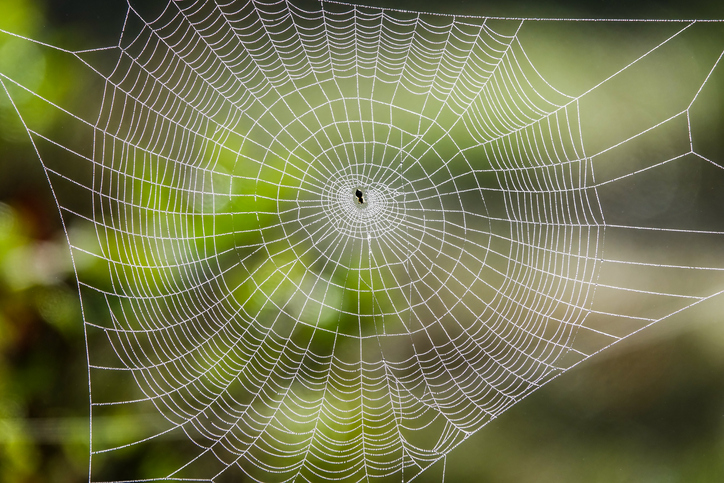
#> input picture TP2/img/tela2.jpg, 724 x 483 px
$ jupyter execute TP2-Bonus.ipynb
#> lines starting #> are read from the running program, lines starting #| are printed output that depends on the picture; long printed decimals are rounded
[cell 1]
import numpy as np
import cv2 as cv
import matplotlib.pyplot as plt

[cell 2]
img_grid_path = 'metalgrid.jpg'
img_web_path = 'tela2.jpg'

def load_img(filename):
#> called with filename = 'tela2.jpg'
    img = cv.imread('img/' + filename)
#> img is the input picture: shape (483, 724, 3); mean B, G, R 77.3, 118.2, 115.2
    #img = cv.cvtColor(img,cv.COLOR_BGR2RGB)
    img = cv.cvtColor(img,cv.COLOR_BGR2GRAY)
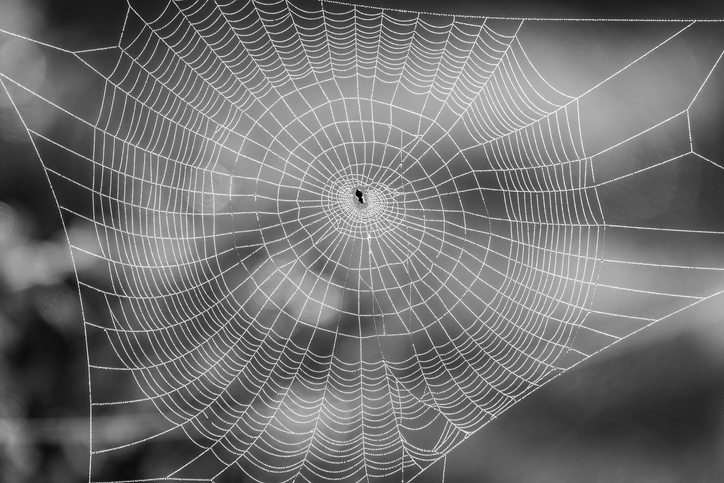
#> img: shape (483, 724); min 0, max 255, mean 112.6
    return img

[cell 3]
def normalize(img_in):
    img = img_in.copy()
    img = img + np.abs(img.min())
    img = img / img.max()
    return img

[cell 4]
def plot_results(img, fsize=(8, 8)):
    fig = plt.figure(figsize=fsize, dpi=130)
    if len(img) == 1:
        ax1=plt.subplot(111)
        ax1.imshow(normalize(img[0]), cmap='gray')
    if len(img) == 2:
        ax1=plt.subplot(121)
        ax1.imshow(normalize(img[0]), cmap='gray')
        ax2=plt.subplot(122)
        ax2.imshow(normalize(img[1]), cmap='gray')

[cell 5]
img_grid = load_img(img_web_path)
plot_results([img_grid])

[cell 6]
# Reducir ruido usando un filtro de gauss
img_grid_blur = cv.GaussianBlur(img_grid,(5,5),0)

[cell 7]
# Filto Sobel en las dos direcciones
Gx = cv.Sobel(img_grid_blur,cv.CV_64F,1,0,ksize=5)
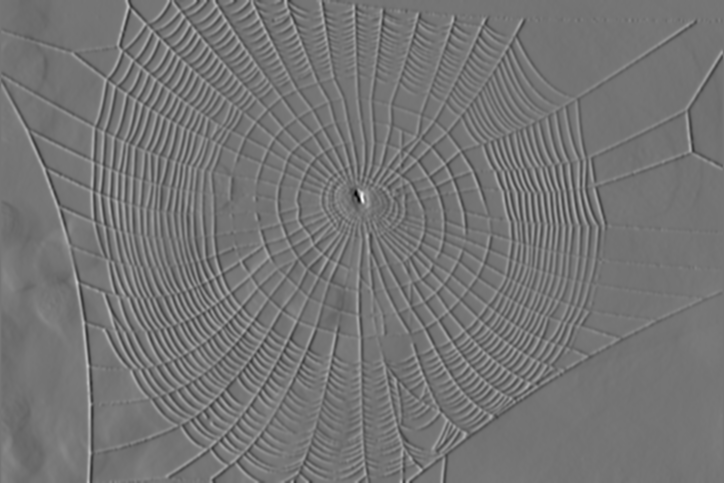
#> Gx: shape (483, 724) float64; min -5070, max 5961, mean -2; drawn with min black and max white
Gy = cv.Sobel(img_grid_blur,cv.CV_64F,0,1,ksize=5)
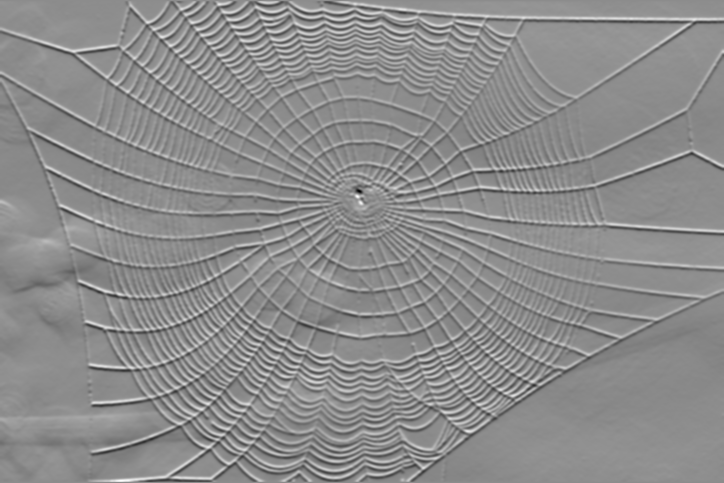
#> Gy: shape (483, 724) float64; min -4725, max 3865, mean 8.5; drawn with min black and max white

[cell 8]
plot_results([Gx, Gy])

[cell 9]
# Encontrar gradiente de intensidad
G = (Gx**2 + Gy**2)**0.5
tita = np.arctan2(Gy, Gx)

[cell 10]
plot_results([G, tita])

[cell 11]
# Histograma de direcciones del gradiente
tita[tita <= 0] += np.pi
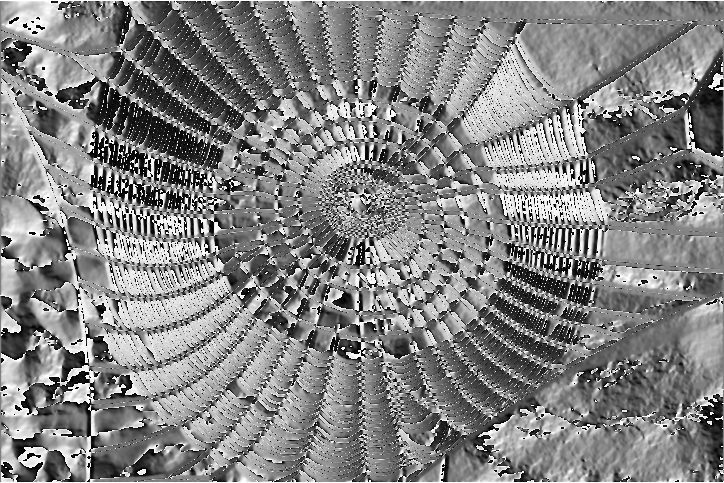
#> tita: shape (483, 724) float64; min 0.000385, max 3.14, mean 1.62; drawn with min black and max white
plt.hist(tita.ravel(), bins=30, range=(0, np.pi));
#> figure, not shown here; tallest bar 19262 high, from x = 1.57 to 1.68

[cell 12]
# Umbral de magnitud del gradiente
p = 90
limit = np.percentile(G.ravel(),p).round()
#> limit = 1600
print("Magnitud minima: " + str(G.min()))
#| Magnitud minima: 0.0
print("Magnitud minima: " + str(G.max()))
#| Magnitud minima: 6130.825
print("Percentil " + str(p) + ": " + str(limit))
#| Percentil 90: 1600.0

[cell 13]
# Histograma de direcciones del gradiente con umbral de magnitud
tita_f = tita[G > limit]
plt.hist(tita_f.ravel(), bins=30);
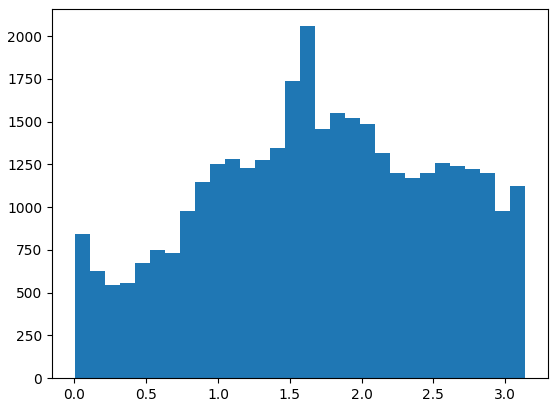
#> figure drawn by matplotlib, 1 panel; tallest bar 2058 high, from x = 1.57 to 1.68

[cell 14]
# Filtrar N bins y calcular medias (Direcciones principales)
N = 3
hist, bin_edges = np.histogram(tita_f.ravel(), bins=40)
#> hist = 40 values, max 1629 at index 20, min 394 at index 3, mean 873.6; bin_edges = 41 values from 0.000385 to 3.14
idx = np.argsort(hist*-1)[:N]
#> idx = [20, 19, 21]
means = ((bin_edges[idx + 1] + bin_edges[idx])/2)
#> means = [1.61, 1.53, 1.69]
print("Direcciones principales (deg): " + str(means*180/np.pi))
#| Direcciones principales (deg): [92.261 87.761 96.760]

[cell 15]
# Detectar bordes con cierta dirección en la imagen
deg = 90
tol_deg = 15

rad = deg*np.pi/180.0
tol_deg = tol_deg*np.pi/180.0
borders = G.copy()
limit = np.percentile(G.ravel(),5).round()
#> limit = 54
borders[G < limit] = 0
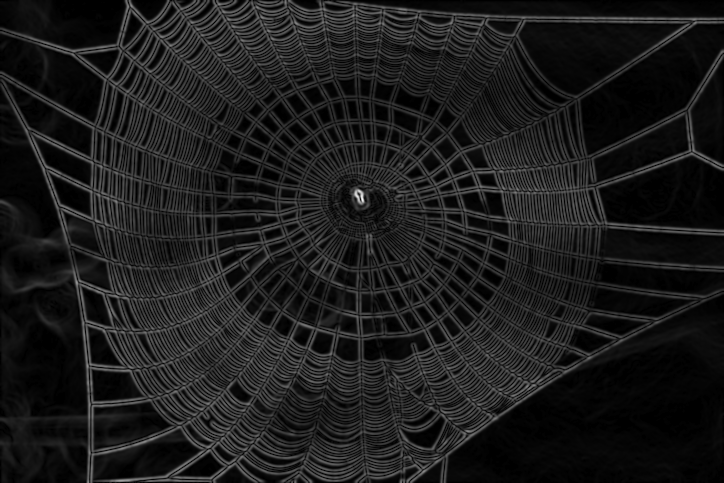
#> borders: shape (483, 724) float64; min 0, max 6130.8, mean 679.6; drawn with min black and max white
borders[~((tita > rad-tol_deg)&(tita < rad+tol_deg))] = 0
borders_n = (255*normalize(borders)).astype('uint8')
borders_rgb = cv.merge((0*borders_n,borders_n,borders_n))
plot_results([borders_rgb])

# Mostrar bordes en la imagen original
img_grid_rgb = cv.cvtColor(img_grid,cv.COLOR_GRAY2RGB)
result = cv.addWeighted(img_grid_rgb, 1.0, borders_rgb, 1.0, 0)
plot_results([result])

[cell 16]
# Solución con supresión de no maximos

M, N = borders.shape
#> M = 483; N = 724
Non_max = np.zeros((M,N), dtype= np.uint8)
angle = np.rad2deg(tita)
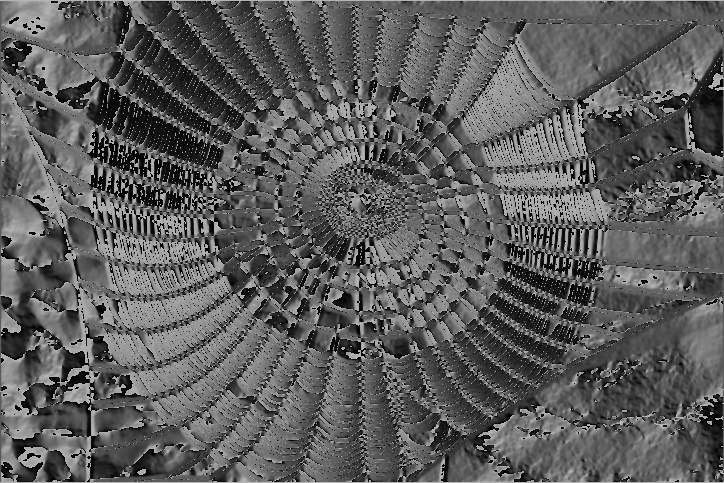
#> angle: shape (483, 724) float64; min 0.0221, max 180, mean 92.6

G_f = G.copy()
G_f[G < np.percentile(G,50)] = 0

for i in range(1,M-1):
    for j in range(1,N-1):
       # Horizontal 0
        if (0 <= tita[i,j] < 22.5) or (157.5 <= tita[i,j] <= 180) or (-22.5 <= tita[i,j] < 0) or (-180 <= tita[i,j] < -157.5):
            b = G_f[i, j+1]
            c = G_f[i, j-1]
        # Diagonal 45
        elif (22.5 <= tita[i,j] < 67.5) or (-157.5 <= tita[i,j] < -112.5):
            b = G_f[i+1, j+1]
            c = G_f[i-1, j-1]
        # Vertical 90
        elif (67.5 <= tita[i,j] < 112.5) or (-112.5 <= tita[i,j] < -67.5):
            b = G_f[i+1, j]
            c = G_f[i-1, j]
        # Diagonal 135
        elif (112.5 <= tita[i,j] < 157.5) or (-67.5 <= tita[i,j] < -22.5):
            b = G_f[i+1, j-1]
            c = G_f[i-1, j+1]

        # Supresión de no-máximos
        if (G_f[i,j] >= b) and (G_f[i,j] >= c):
            Non_max[i,j] = G_f[i,j]
        else:
            Non_max[i,j] = 0
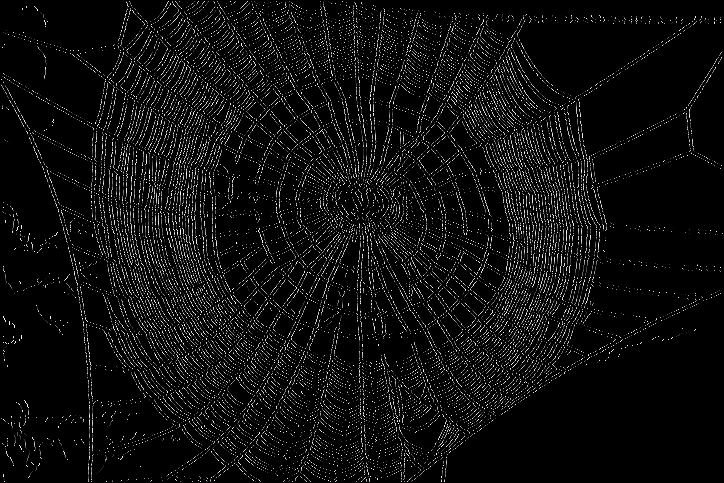
#> Non_max: shape (483, 724); min 0, max 255, mean 14.8

limit = np.percentile(Non_max,70)
#> limit = 0
Non_max[Non_max > limit] = 255
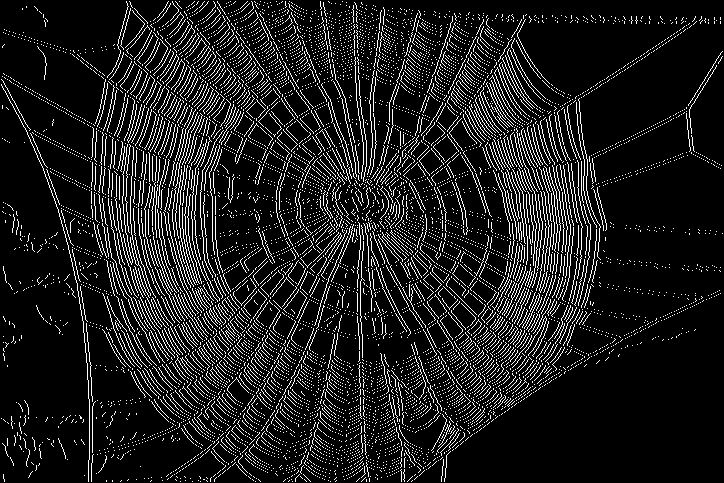
#> Non_max: shape (483, 724); 11.6% white in thin lines or dots
Non_max[Non_max <= limit] = 0
borders_n = (255*normalize(Non_max)).astype('uint8')
#> in normalize (call 9), `img = img / img.max()`: img: shape (483, 724) float64; values 0 (black) and 1 (white), 11.6% white in thin lines or dots
borders_rgb = cv.merge((0*borders_n,borders_n,borders_n))
plot_results([borders_rgb])


# # Mostrar bordes en la imagen original
# img_grid_rgb = cv.cvtColor(img_grid,cv.COLOR_GRAY2RGB)
# result = cv.addWeighted(img_grid_rgb, 0.04, borders_rgb, 100.0, 0)
# plot_results([result])

[cell 17]
# Filtrado del resultado a la dirección de interés

deg = 120
tol_deg = 20

result = Non_max.copy()
result[~((angle>(deg-tol_deg))&(angle<(deg+tol_deg)))] = 0
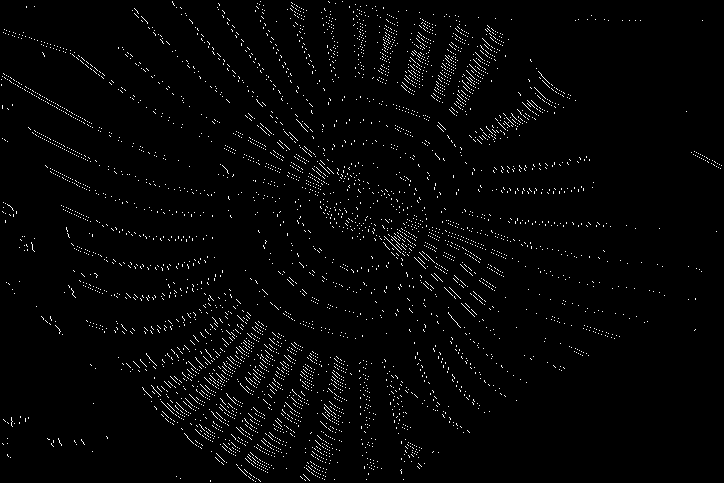
#> result: shape (483, 724); 2.2% white in thin lines or dots

plot_results([result])
#> in normalize (call 11), `img = img / img.max()`: img: shape (483, 724) float64; values 0 (black) and 1 (white), 2.2% white in thin lines or dots
